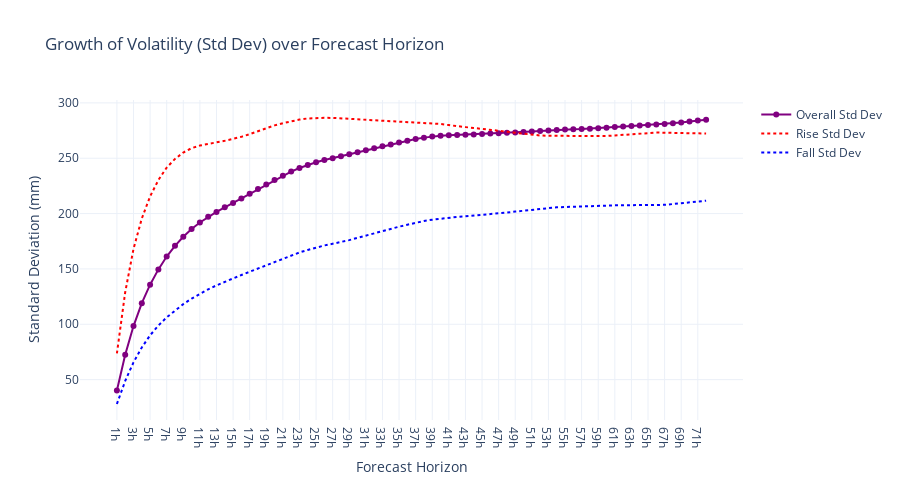
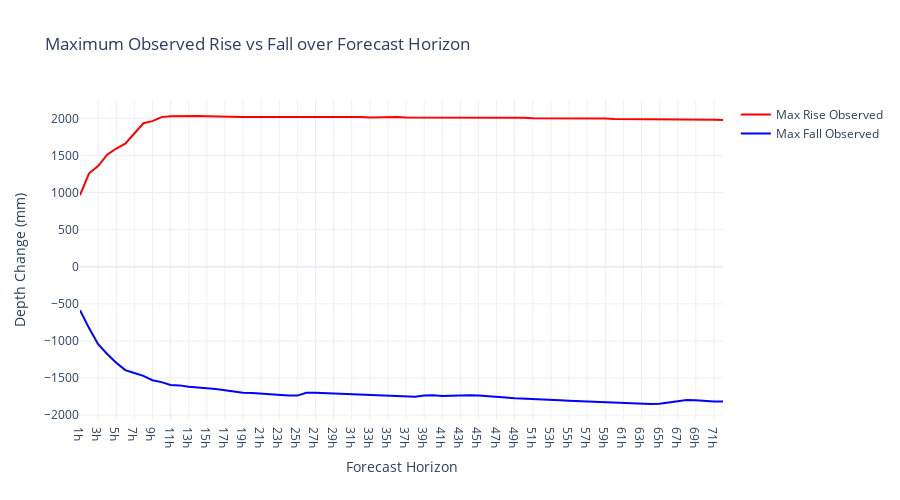

These figures' notebook cell, in order:
### Markdown cell above
### analyze the change rate of the streamway depth

### Code cell
# --- DEPTH CHANGE DISTRIBUTION ANALYSIS ---
# We analyze how much the streamway depth typically changes over our forecast horizon.
# This gives us a baseline for "expected volatility" and helps set reasonable confidence intervals.

print("Analyzing depth change distribution (Overall, Rise, and Fall)...")

hourly_diff_stats = {}
hourly_rise_stats = {}
hourly_fall_stats = {}

steps_per_hour = 6 # Assuming 10-minute intervals

for hours in range(1, 73): # Calculate for 1 hour up to 72 hours
    current_horizon_steps = hours * steps_per_hour
    column_name = f'depth_change_{hours}h'
    
    # Calculate change
    change_series = df_streamway['streamway_depth_mm'].diff(current_horizon_steps)
    df_streamway[column_name] = change_series
    
    # 1. Overall Statistics
    stats = change_series.describe().to_dict()
    stats['std'] = change_series.std()
    stats.update(change_series.quantile([0.01, 0.05, 0.95, 0.99]).to_dict())
    hourly_diff_stats[f'{hours}h'] = stats
    
    # 2. Rise Statistics (Change > 0)
    rise_series = change_series[change_series > 0]
    if not rise_series.empty:
        rise_stats = rise_series.describe().to_dict()
        rise_stats['std'] = rise_series.std()
        rise_stats.update(rise_series.quantile([0.5, 0.95, 0.99]).to_dict()) # Median, 95th, 99th
        hourly_rise_stats[f'{hours}h'] = rise_stats
    
    # 3. Fall Statistics (Change < 0)
    fall_series = change_series[change_series < 0]
    if not fall_series.empty:
        fall_stats = fall_series.describe().to_dict()
        fall_stats['std'] = fall_series.std()
        fall_stats.update(fall_series.quantile([0.01, 0.05, 0.5]).to_dict()) # 1st, 5th, Median
        hourly_fall_stats[f'{hours}h'] = fall_stats

# Convert to DataFrames
df_hourly_stats = pd.DataFrame.from_dict(hourly_diff_stats, orient='index')
df_rise_stats = pd.DataFrame.from_dict(hourly_rise_stats, orient='index')
df_fall_stats = pd.DataFrame.from_dict(hourly_fall_stats, orient='index')

# Save to CSV
df_hourly_stats.to_csv('hourly_change_stats.csv', index=True)
df_rise_stats.to_csv('hourly_rise_stats.csv', index=True)
df_fall_stats.to_csv('hourly_fall_stats.csv', index=True)

print("Saved stats to CSVs: hourly_change_stats.csv, hourly_rise_stats.csv, hourly_fall_stats.csv")

# --- VISUALIZATION ---

# 1. Volatility Growth (Std Dev)
fig_vol = go.Figure()
fig_vol.add_trace(go.Scatter(
    x=df_hourly_stats.index, y=df_hourly_stats['std'], 
    mode='lines+markers', name='Overall Std Dev', line=dict(color='purple')
))
fig_vol.add_trace(go.Scatter(
    x=df_rise_stats.index, y=df_rise_stats['std'], 
    mode='lines', name='Rise Std Dev', line=dict(color='red', dash='dot')
))
fig_vol.add_trace(go.Scatter(
    x=df_fall_stats.index, y=df_fall_stats['std'], 
    mode='lines', name='Fall Std Dev', line=dict(color='blue', dash='dot')
))
fig_vol.update_layout(
    title='Growth of Volatility (Std Dev) over Forecast Horizon',
    xaxis_title='Forecast Horizon',
    yaxis_title='Standard Deviation (mm)',
    template='plotly_white', height=500
)
fig_vol.show()

# 2. Max Rise vs Max Fall
fig_max = go.Figure()
fig_max.add_trace(go.Scatter(
    x=df_hourly_stats.index, y=df_hourly_stats['max'], 
    mode='lines', name='Max Rise Observed', line=dict(color='red')
))
fig_max.add_trace(go.Scatter(
    x=df_hourly_stats.index, y=df_hourly_stats['min'], 
    mode='lines', name='Max Fall Observed', line=dict(color='blue')
))
fig_max.update_layout(
    title='Maximum Observed Rise vs Fall over Forecast Horizon',
    xaxis_title='Forecast Horizon',
    yaxis_title='Depth Change (mm)',
    template='plotly_white', height=500
)
fig_max.show()

# Print Summary for Key Horizons
print("\n--- Summary Stats for Key Horizons ---")
for h in ['4h', '12h', '24h', '48h', '72h']:
    if h in hourly_diff_stats:
        print(f"\nHorizon: {h}")
        print(f"  Overall: Mean={hourly_diff_stats[h]['mean']:.1f}, Std={hourly_diff_stats[h]['std']:.1f}")
        if h in hourly_rise_stats:
            print(f"  Rise:    Mean={hourly_rise_stats[h]['mean']:.1f}, Max={hourly_rise_stats[h]['max']:.1f}")
        if h in hourly_fall_stats:
            print(f"  Fall:    Mean={hourly_fall_stats[h]['mean']:.1f}, Min={hourly_fall_stats[h]['min']:.1f}")

### Figure 1 — Plotly figure (JSON) as saved in the notebook; plotly's stock layout.template omitted (floating-point values rounded to 4 significant figures)
{"data": [{"line": {"color": "purple"}, "mode": "lines+markers", "name": "Overall Std Dev", "type": "scatter", "x": ["1h", "2h", "3h", "4h", "5h", "6h", "7h", "8h", "9h", "10h", "11h", "12h", "13h", "14h", "15h", "16h", "17h", "18h", "19h", "20h", "21h", "22h", "23h", "24h", "25h", "26h", "27h", "28h", "29h", "30h", "31h", "32h", "33h", "34h", "35h", "36h", "37h", "38h", "39h", "40h", "41h", "42h", "43h", "44h", "45h", "46h", "47h", "48h", "49h", "50h", "51h", "52h", "53h", "54h", "55h", "56h", "57h", "58h", "59h", "60h", "61h", "62h", "63h", "64h", "65h", "66h", "67h", "68h", "69h", "70h", "71h", "72h"], "y": [40.21, 72.49, 98.35, 119.0, 135.8, 149.6, 161.1, 170.9, 179.1, 186.0, 191.9, 197.0, 201.5, 205.6, 209.6, 213.7, 217.9, 222.1, 226.3, 230.4, 234.3, 237.9, 241.1, 243.9, 246.3, 248.3, 250.1, 251.8, 253.5, 255.4, 257.3, 259.1, 260.8, 262.5, 264.2, 265.8, 267.3, 268.6, 269.6, 270.2, 270.7, 271.0, 271.2, 271.5, 271.8, 272.2, 272.6, 273.0, 273.3, 273.7, 274.1, 274.6, 275.1, 275.6, 275.9, 276.2, 276.4, 276.7, 277.1, 277.6, 278.1, 278.6, 279.1, 279.6, 280.0, 280.5, 281.0, 281.6, 282.4, 283.2, 284.0, 284.8]}, {"line": {"color": "red", "dash": "dot"}, "mode": "lines", "name": "Rise Std Dev", "type": "scatter", "x": ["1h", "2h", "3h", "4h", "5h", "6h", "7h", "8h", "9h", "10h", "11h", "12h", "13h", "14h", "15h", "16h", "17h", "18h", "19h", "20h", "21h", "22h", "23h", "24h", "25h", "26h", "27h", "28h", "29h", "30h", "31h", "32h", "33h", "34h", "35h", "36h", "37h", "38h", "39h", "40h", "41h", "42h", "43h", "44h", "45h", "46h", "47h", "48h", "49h", "50h", "51h", "52h", "53h", "54h", "55h", "56h", "57h", "58h", "59h", "60h", "61h", "62h", "63h", "64h", "65h", "66h", "67h", "68h", "69h", "70h", "71h", "72h"], "y": [73.6, 129.0, 168.1, 195.5, 215.5, 230.3, 241.5, 249.4, 255.2, 259.1, 261.4, 263.2, 264.3, 265.7, 267.3, 269.3, 271.8, 274.5, 277.2, 279.7, 281.6, 283.5, 284.9, 285.9, 286.3, 286.5, 286.4, 286.0, 285.6, 285.0, 284.8, 284.2, 283.7, 283.3, 283.0, 282.7, 282.6, 282.3, 281.8, 280.9, 279.9, 278.8, 278.1, 277.3, 276.6, 276.0, 274.9, 273.9, 272.9, 272.0, 271.1, 270.6, 270.2, 270.1, 270.3, 270.3, 270.1, 269.9, 269.8, 270.1, 270.6, 271.0, 271.4, 272.0, 272.6, 273.2, 273.1, 272.7, 272.4, 272.3, 272.3, 272.3]}, {"line": {"color": "blue", "dash": "dot"}, "mode": "lines", "name": "Fall Std Dev", "type": "scatter", "x": ["1h", "2h", "3h", "4h", "5h", "6h", "7h", "8h", "9h", "10h", "11h", "12h", "13h", "14h", "15h", "16h", "17h", "18h", "19h", "20h", "21h", "22h", "23h", "24h", "25h", "26h", "27h", "28h", "29h", "30h", "31h", "32h", "33h", "34h", "35h", "36h", "37h", "38h", "39h", "40h", "41h", "42h", "43h", "44h", "45h", "46h", "47h", "48h", "49h", "50h", "51h", "52h", "53h", "54h", "55h", "56h", "57h", "58h", "59h", "60h", "61h", "62h", "63h", "64h", "65h", "66h", "67h", "68h", "69h", "70h", "71h", "72h"], "y": [27.97, 48.78, 65.59, 79.08, 90.01, 98.81, 106.3, 112.6, 118.2, 123.2, 127.6, 131.6, 135.1, 138.5, 141.6, 144.5, 147.4, 150.4, 153.4, 156.4, 159.4, 162.3, 164.9, 167.2, 169.4, 171.2, 172.8, 174.3, 176.0, 178.1, 180.2, 182.2, 184.3, 186.3, 188.1, 189.9, 191.7, 193.2, 194.5, 195.5, 196.2, 196.9, 197.5, 198.1, 198.9, 199.6, 200.2, 200.9, 201.8, 202.6, 203.5, 204.4, 205.1, 205.7, 205.9, 206.0, 206.3, 206.5, 206.9, 207.2, 207.4, 207.6, 207.7, 207.8, 207.7, 207.7, 207.9, 208.6, 209.4, 210.3, 210.9, 211.6]}], "layout": {"height": 500, "title": {"text": "Growth of Volatility (Std Dev) over Forecast Horizon"}, "xaxis": {"title": {"text": "Forecast Horizon"}}, "yaxis": {"title": {"text": "Standard Deviation (mm)"}}}}

### Figure 2 — Plotly figure (JSON) as saved in the notebook; plotly's stock layout.template omitted (floating-point values rounded to 4 significant figures)
{"data": [{"line": {"color": "red"}, "mode": "lines", "name": "Max Rise Observed", "type": "scatter", "x": ["1h", "2h", "3h", "4h", "5h", "6h", "7h", "8h", "9h", "10h", "11h", "12h", "13h", "14h", "15h", "16h", "17h", "18h", "19h", "20h", "21h", "22h", "23h", "24h", "25h", "26h", "27h", "28h", "29h", "30h", "31h", "32h", "33h", "34h", "35h", "36h", "37h", "38h", "39h", "40h", "41h", "42h", "43h", "44h", "45h", "46h", "47h", "48h", "49h", "50h", "51h", "52h", "53h", "54h", "55h", "56h", "57h", "58h", "59h", "60h", "61h", "62h", "63h", "64h", "65h", "66h", "67h", "68h", "69h", "70h", "71h", "72h"], "y": [964.0, 1260.0, 1358.0, 1511.0, 1594.0, 1658.0, 1796.0, 1934.0, 1963.0, 2017.0, 2027.0, 2032.0, 2027.0, 2032.0, 2027.0, 2022.0, 2022.0, 2017.0, 2017.0, 2017.0, 2017.0, 2017.0, 2022.0, 2027.0, 2027.0, 2027.0, 2022.0, 2027.0, 2022.0, 2022.0, 2022.0, 2017.0, 2012.0, 2017.0, 2017.0, 2017.0, 2012.0, 2012.0, 2012.0, 2012.0, 2012.0, 2017.0, 2012.0, 2017.0, 2017.0, 2007.0, 2012.0, 2007.0, 2007.0, 2007.0, 2002.0, 2002.0, 2007.0, 2002.0, 2002.0, 2002.0, 1997.0, 1997.0, 1997.0, 1993.0, 1993.0, 1993.0, 1993.0, 1988.0, 1988.0, 1988.0, 1988.0, 1988.0, 1983.0, 1983.0, 1983.0, 1978.0]}, {"line": {"color": "blue"}, "mode": "lines", "name": "Max Fall Observed", "type": "scatter", "x": ["1h", "2h", "3h", "4h", "5h", "6h", "7h", "8h", "9h", "10h", "11h", "12h", "13h", "14h", "15h", "16h", "17h", "18h", "19h", "20h", "21h", "22h", "23h", "24h", "25h", "26h", "27h", "28h", "29h", "30h", "31h", "32h", "33h", "34h", "35h", "36h", "37h", "38h", "39h", "40h", "41h", "42h", "43h", "44h", "45h", "46h", "47h", "48h", "49h", "50h", "51h", "52h", "53h", "54h", "55h", "56h", "57h", "58h", "59h", "60h", "61h", "62h", "63h", "64h", "65h", "66h", "67h", "68h", "69h", "70h", "71h", "72h"], "y": [-586.0, -827.0, -1043.0, -1176.0, -1294.0, -1393.0, -1432.0, -1471.0, -1530.0, -1555.0, -1594.0, -1599.0, -1619.0, -1634.0, -1639.0, -1649.0, -1668.0, -1683.0, -1698.0, -1703.0, -1712.0, -1722.0, -1732.0, -1737.0, -1737.0, -1698.0, -1698.0, -1703.0, -1713.0, -1713.0, -1718.0, -1727.0, -1732.0, -1732.0, -1742.0, -1742.0, -1752.0, -1752.0, -1737.0, -1732.0, -1742.0, -1737.0, -1732.0, -1732.0, -1737.0, -1742.0, -1756.0, -1761.0, -1771.0, -1776.0, -1776.0, -1781.0, -1796.0, -1801.0, -1806.0, -1811.0, -1815.0, -1825.0, -1830.0, -1835.0, -1840.0, -1845.0, -1850.0, -1850.0, -1845.0, -1830.0, -1806.0, -1796.0, -1801.0, -1811.0, -1816.0, -1816.0]}], "layout": {"height": 500, "title": {"text": "Maximum Observed Rise vs Fall over Forecast Horizon"}, "xaxis": {"title": {"text": "Forecast Horizon"}}, "yaxis": {"title": {"text": "Depth Change (mm)"}}}}
